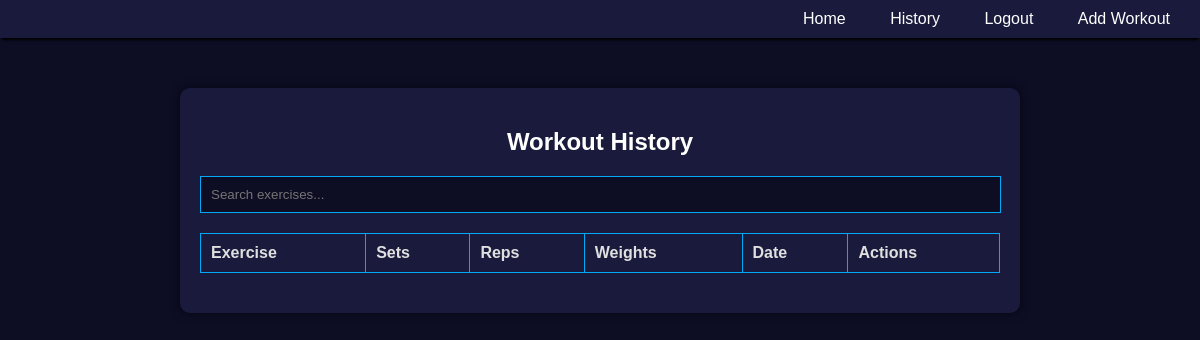
Before: /history (signed in) with the older database file.
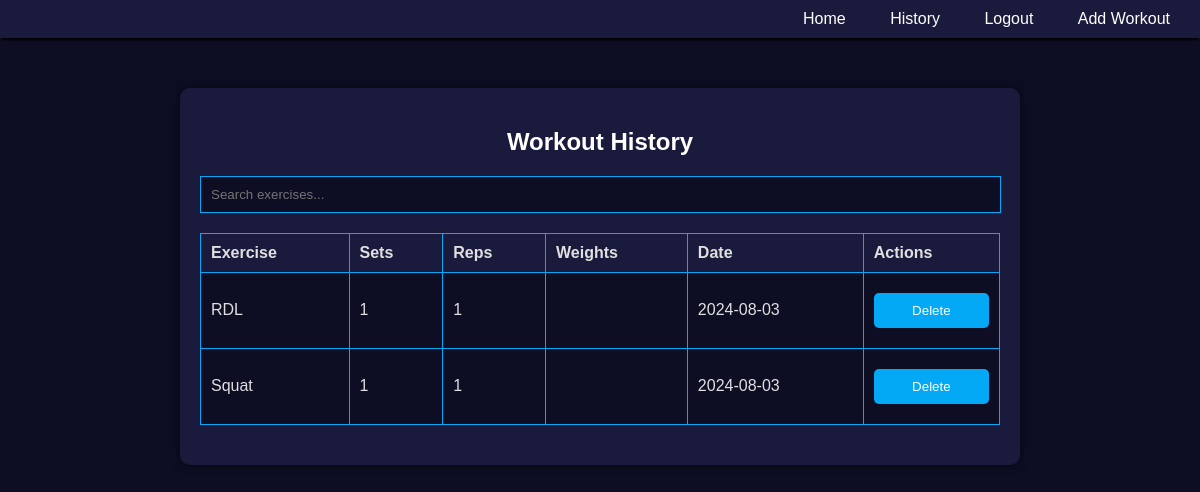
After: the same page with the newer database file.
### tables this page shows
CREATE TABLE workouts
                 (id INTEGER PRIMARY KEY, exercise TEXT, sets INTEGER, reps INTEGER, weights TEXT, date TEXT);

### app.py (the view)
@app.route('/history')
def history():
    if 'loggedin' in session:
        conn = sqlite3.connect('database.db')
        c = conn.cursor()
        c.execute('SELECT * FROM workouts')
        workouts = c.fetchall()
        conn.close()
        return render_template('history.html', workouts=workouts)
    return redirect(url_for('login'))

### templates/history.html (shortened to what this page needs)
{% extends "layout.html" %}
{% block content %}
<h2>Workout History</h2>
<input type="text" id="search" placeholder="Search exercises..." onkeyup="filterTable()">
<table id="historyTable">
    <thead>
        <tr>
            <th>Exercise</th>
            <th>Sets</th>
            <th>Reps</th>
            <th>Weights</th>
            <th>Date</th>
            <th>Actions</th>
        </tr>
    </thead>
    <tbody>
        {% for workout in workouts %}
        <tr>
            <td>{{ workout[1] }}</td>
            <td>{{ workout[2] }}</td>
            <td>{{ workout[3] }}</td>
            <td>{{ workout[4] }}</td>
            <td>{{ workout[5] }}</td>
            <td>
                <form action="/delete_workout/{{ workout[0] }}" method="post" style="display:inline;">
                    <button type="submit" onclick="return confirm('Are you sure you want to delete this workout?');">Delete</button>
                </form>
            </td>
        </tr>
        {% endfor %}
    </tbody>
</table>
{% endblock %}

### templates/layout.html (shortened to what this page needs)
<!DOCTYPE html>
<html>
<head>
    <link rel="stylesheet" type="text/css" href="{{ url_for('static', filename='css/styles.css') }}">
</head>
<body>
    <div class="navbar">
        <a href="/">Home</a>
        <a href="/history">History</a>
        <a href="/logout">Logout</a>
        <a href="/workout_templates">Add Workout</a>
    </div>
    <div class="container">
        {% block content %}{% endblock %}
    </div>
</body>
</html>

### static/css/styles.css (style rules this page uses)
body { font-family: Arial, sans-serif; background-color: #0d0d24; color: #e0e0e0; margin: 0; padding: 0; }
.container { width: 90%; max-width: 800px; margin: auto; overflow: hidden; padding: 20px; background: #1a1a3c; box-shadow: 0 0 10px rgba(0, 0, 0, 0.5); margin-top: 50px; border-radius: 10px; }
.navbar { background: #1a1a3c; color: #e0e0e0; padding: 10px; text-align: right; box-shadow: 0 4px 2px -2px #000; }
.navbar a { color: #ffffff; text-decoration: none; padding: 10px 20px; transition: color 0.3s ease; }
h2 { text-align: center; color: #ffffff; }
button { display: block; width:100%; padding: 10px; margin: 10px 0; background: #03a9f4; color: #fff; border: none; cursor: pointer; border-radius: 5px; transition: background 0.3s ease; }
#search { width: calc(100% - 21.5px); padding: 10px; margin-bottom: 20px; border: 1px solid #03a9f4; background: #0d0d24; color: #e0e0e0; }
table { width: 100%; border-collapse: collapse; margin-bottom: 20px; }
table, th, td { border: 1px solid #03a9f4; }
th, td { padding: 10px; text-align: left; color: #e0e0e0; }
th { background: #1a1a3c; }
td { background: #0d0d24; }

Changed rows visible on the page:
added workouts: exercise "RDL", sets "1", reps "1", date "2024-08-03"
added workouts: exercise "Squat", sets "1", reps "1", date "2024-08-03"
